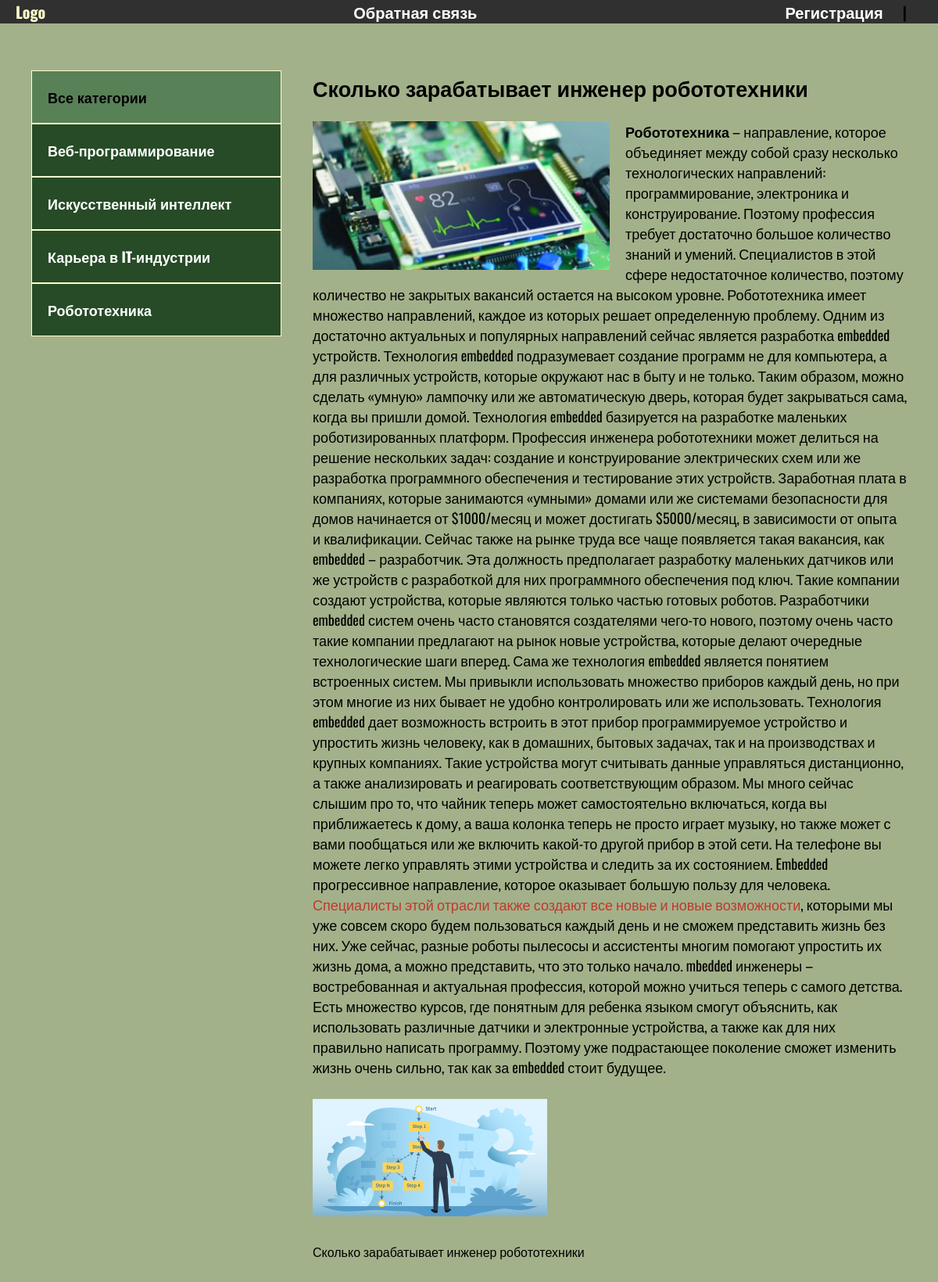
The page /post/skolko-zarabatyvaet-inzhener-robototehniki/ on the database its author committed.
### blog/models.py (models this page shows, shortened)
class Category(models.Model):
    name = models.CharField(max_length=100, db_index=True, verbose_name='Категория')
    slug = models.SlugField(max_length=100, unique=True, db_index=True, verbose_name='URL')
    def get_absolute_url(self):
        return reverse('category', kwargs={'cat_slug': self.slug})
    class Meta:
        verbose_name = "Категория"
        verbose_name_plural = "Категории"

class Blog(models.Model):
    title = models.CharField(max_length=255, verbose_name='Название')
    slug = models.SlugField(max_length=255, unique=True, db_index=True, verbose_name="URL")
    content = models.TextField(blank=True, verbose_name='Контент')
    photo = models.ImageField(upload_to="photos/%Y/%m/%d/", blank=True, verbose_name='Фото')
    time_created = models.DateTimeField(auto_now_add=True, verbose_name='Дата публикации')
    time_update = models.DateTimeField(auto_now=True, verbose_name='Дата обновления')
    is_published = models.BooleanField(default=True, verbose_name='Опубликовано')
    cat = models.ForeignKey('Category', on_delete=models.PROTECT, verbose_name='Категория')
    class Meta:
        verbose_name = "Новость"
        verbose_name_plural = "Новости"
        ordering = ['-time_created']  # сортировка новостей

### blog/views.py (the view)
# urls.py: path('post/<slug:post_slug>/', ShowPost.as_view(), name='post'),
class ShowPost(DataMixin, DetailView):
    model = Blog
    template_name = 'blog/post.html'
    context_object_name = 'post'
    slug_url_kwarg = 'post_slug'
    def get_context_data(self, *, object_list=None, **kwargs):
        context = super().get_context_data(**kwargs)
        c_def = self.get_user_context(title='post')
        return dict(list(context.items()) + list(c_def.items()))

### blog/utils.py (called while the page is built)
    def get_user_context(self, **kwargs):
        context = kwargs
        """Что бы отображались только рабочие категории
        добавляем функцию агрегирования для отбора категорий"""
        cats = Category.objects.annotate(Count('blog'))
        """Создаем копию меню"""
        user_menu = menu.copy()
        """Если пользователь не авторизован удаляем пункт меню по индексу"""
        if not self.request.user.is_authenticated:
            user_menu.pop(0)
        context['menu'] = user_menu
        context['cats'] = cats
        if 'cat_selected' not in context:
            context['cat_selected'] = 0
        return context

### blog/templates/blog/post.html
{% extends 'blog/base.html' %}
{% block content %}
<div class="post">
    <h2>{{ post.title }}</h2>
    {% if post.photo %}
    <img class="image" src="{{ post.photo.url }}" alt="">
    {% endif %}
    {{ post.content|safe }}
</div>
{{ post.title }}
{% endblock %}

### blog/templates/blog/base.html (shortened to what this page needs)
<!DOCTYPE html>
{% load static %}
{% load blog_tags %}
<html lang="en">
<head>
    <link rel="stylesheet" href="{% static 'css/style.css' %}">
</head>
<body>
<div class="header">
    <div class="wrap">
        <ul class="mainmenu">
            <li class="logo"><a href="{% url 'index' %}">Logo</a></li>
            {% for m in menu %}
            <li class="last"><a href="{% url m.url_name %}">{{ m.title }}</a></li>
            {% endfor %}
            {% if request.user.is_authenticated %}
            <li class="last">{{ user.username }} | <a href="{% url 'logout' %}">Выйти</a></li>
            {% else %}
            <li class="last"><a href="{% url 'register' %}">Регистрация</a> | <a href="{% url 'register' %}"></a></li>
            {% endif %}
        </ul>
    </div>
</div>
<div class="content">
    <div class="wrap">
        <div class="sidebar">
            <ul>
                {% if cat_selected == 0 %}
                <li class="selected">Все категории</li>
                {% else %}
                <li><a href="{% url 'index' %}">Все категории</a></li>
                {% endif %}
                {% for c in cats %}
                    {% if c.blog__count > 0 %}
                        {% if c.pk == cat_selected %}
                            <li class="selected">{{ c.name }}</li>
                        {% else %}
                            <li><a href="{{ c.get_absolute_url }}">{{ c.name }}</a></li>
                        {% endif %}
                    {% endif %}
                {%  endfor %}
            </ul>
        </div>
        <div class="main">
        {% block content %}
        {% endblock %}
        </div>
    </div>
</div>
</body>
</html>

### blog/static/css/style.css (style rules this page uses)
body { margin: 0; padding: 0; background: #588157; font-family: 'Oswald', sans-serif; }
.wrap { max-width: 1200px; margin: 0 auto; }
.content .wrap { background: #A3B18A; padding: 40px; box-sizing: border-box; display: flex; }
ul { list-style: none; margin: 0; padding: 0; }
a { color: #fff; text-decoration: none; padding: 20px; }
.mainmenu { display: flex; justify-content: space-between; font-size: 20px; font-weight: bold; justify-content: space-between; }
.header { background: #303030; }
.sidebar ul { width: 320px; margin-right: 40px; margin-top: 20px; }
.sidebar a { padding: 20px; display: block; border: 1px solid #FFC; background: #264b26; font-weight: bold; font-size: 18px; }
.selected { font-size: 18px; padding: 20px; border: 1px solid #FFC; font-weight: bold; background: #588157; }
.image { float: left; margin-right: 20px; max-width: 50%; }
.post { font-size: 18px; }
.last a { display: inline; }

### rows shown on the page
Category: name "Веб-программирование"
Category: name "Искусственный интеллект"
Category: name "Карьера в IT-индустрии"
Category: name "Робототехника"
Blog: title "Сколько зарабатывает инженер робототехники", photo (picture), content "Робототехника – направление, которое объединяет между собой сразу несколько технологических направлений: программирование, электроника и конструирование. Поэтому профессия требует достаточно большое количество знаний и умений. Специалистов в этой сфере недостаточное количество, поэтому количество не закрытых вакансий остается на высоком уровне. Робототехника имеет множество направлений, каждое из которых решает определенную проблему. Одним из достаточно актуальных и популярных направлений сейчас является разработка embedded устройств. Технология embedded подразумевает создание программ не для компьютера, а для различных устройств, которые окружают нас в быту и не только. Таким образом,…", content (picture)

### other values the page prints
{{ m.title }} "Обратная связь"
